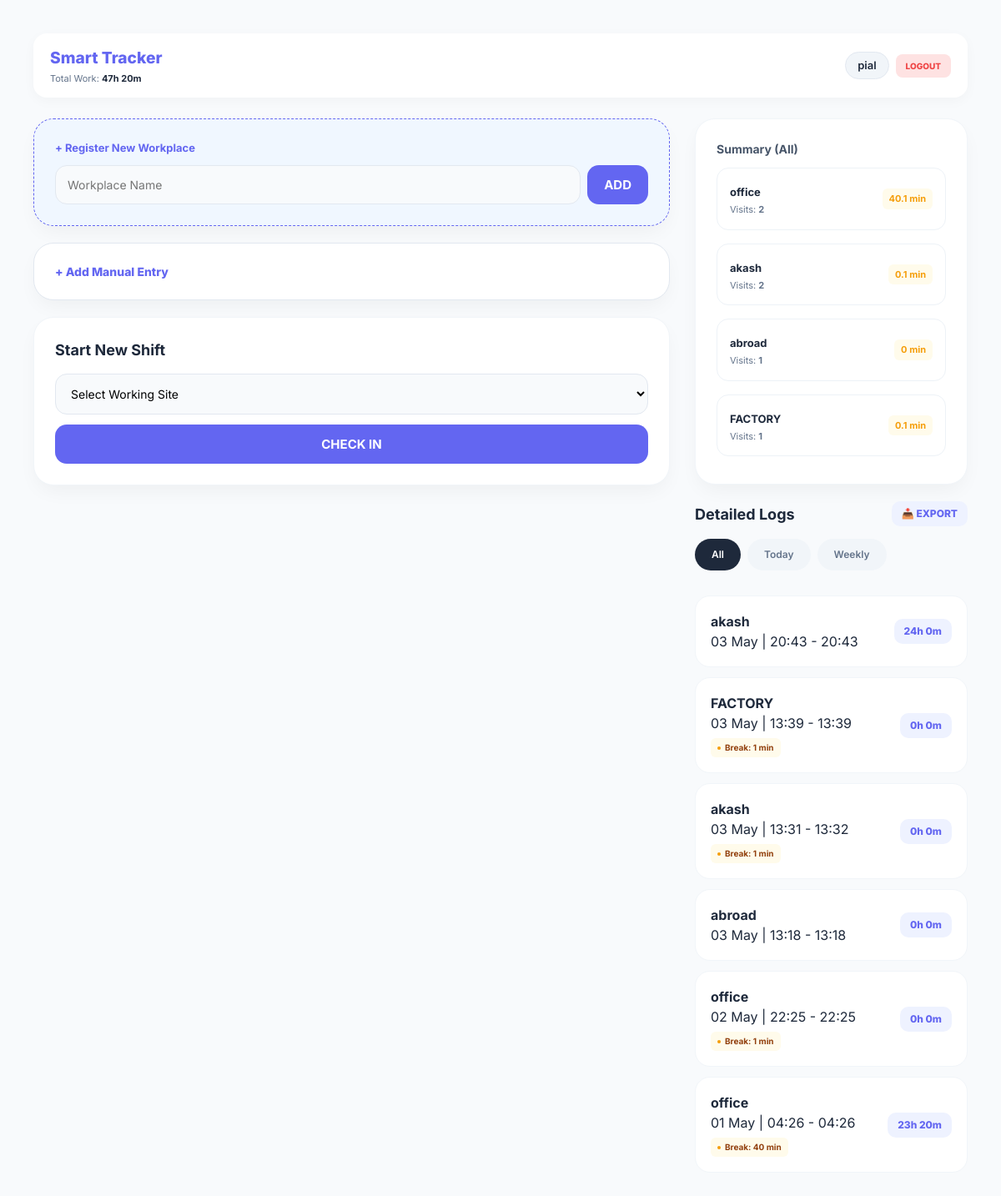
The app's page / (signed in) with its own data.
### tracker/models.py (models this page shows, shortened)
class Site(models.Model):
    user = models.ForeignKey(User, on_delete=models.CASCADE)
    name = models.CharField(max_length=200)

class Attendance(models.Model):
    user = models.ForeignKey(User, on_delete=models.CASCADE)
    site = models.ForeignKey(Site, on_delete=models.CASCADE)
    check_in = models.DateTimeField(default=timezone.now)
    check_out = models.DateTimeField(null=True, blank=True)
    break_start = models.DateTimeField(null=True, blank=True)
    total_break_seconds = models.IntegerField(default=0)
    def get_duration(self):
        if self.check_in and self.check_out:
            total_seconds = int((self.check_out - self.check_in).total_seconds())
            active_seconds = total_seconds - self.total_break_seconds
            if active_seconds < 0:
                active_seconds = 0
            hours = active_seconds // 3600
            minutes = (active_seconds % 3600) // 60
            return f"{hours}h {minutes}m"
        return "N/A"
    def get_break_minutes(self):
        if self.total_break_seconds > 0:
            minutes = self.total_break_seconds // 60
            if minutes == 0 and self.total_break_seconds > 0:
                return "1"
            return f"{minutes}"
        return "0"

### tracker/views.py (the view, shortened to what this page needs)
# urls.py: path('', views.dashboard, name='dashboard'),
@login_required
def dashboard(request):
    active_attendance = Attendance.objects.filter(user=request.user, check_out__isnull=True).first()
    sites = Site.objects.filter(user=request.user)
    filter_type = request.GET.get('range', 'all')
    now = timezone.localtime(timezone.now())
    today_date = now.date()
    query = Q(user=request.user, check_out__isnull=False)
    if filter_type == 'today':
        query &= Q(check_in__date=today_date)
    elif filter_type == 'weekly':
        query &= Q(check_in__date__gte=today_date - timedelta(days=7))
    elif filter_type == 'monthly':
        query &= Q(check_in__date__gte=today_date - timedelta(days=30))
    elif filter_type == 'yearly':
        query &= Q(check_in__date__gte=today_date - timedelta(days=365))
    history = Attendance.objects.filter(query).order_by('-check_in')
    site_segments_raw = Attendance.objects.filter(query).values('site__name').annotate(
        total_count=Count('id'),
        total_break_sec=Sum('total_break_seconds')
    ).order_by('-total_count')
    site_segments = []
    for segment in site_segments_raw:
        break_sec = segment['total_break_sec'] or 0
        segment['total_break_min'] = round(break_sec / 60, 1)
        site_segments.append(segment)
    total_active_seconds = 0
    for item in history:
        if item.check_in and item.check_out:
            duration = (item.check_out - item.check_in).total_seconds()
            net_seconds = duration - item.total_break_seconds
            if net_seconds > 0:
                total_active_seconds += net_seconds
    total_hours = int(total_active_seconds // 3600)
    total_minutes = int((total_active_seconds % 3600) // 60)
    summary_text = f"{total_hours}h {total_minutes}m"
    context = {
        'active_record': active_attendance,
        'sites': sites,
        'history': history,
        'site_segments': site_segments,
        'summary_text': summary_text,
        'current_filter': filter_type,
    }
    return render(request, 'tracker/dashboard.html', context)

### tracker/templates/tracker/dashboard.html (shortened to what this page needs)
{% load static %}
{% load tz %}
<!DOCTYPE html>
<html lang="en">
<head>
    <link rel="stylesheet" href="{% static 'tracker/css/style.css' %}">
</head>
<body>
<div class="mobile-container">
    <header class="app-header">
        <div>
            <h2 class="brand-title">Smart Tracker</h2>
            <p class="summary-sub">Total Work: <b style="color: #1e293b;">{{ summary_text }}</b></p>
        </div>
        <div style="display: flex; align-items: center; gap: 8px;">
            <span class="user-badge">{{ request.user.username }}</span>
            <form action="{% url 'logout' %}" method="post" style="margin: 0;">
                <button type="submit" class="btn-logout" style="background: #fee2e2; color: #ef4444; border: none; padding: 8px 12px; border-radius: 8px; font-size: 10px; font-weight: 800; cursor: pointer;">LOGOUT</button>
            </form>
        </div>
    </header>
    <div class="dashboard-wrapper">
        <div class="left-panel">
            <div class="main-card workplace-reg-card">
                <h4 style="margin: 0 0 10px 0; font-size: 13px; color: var(--primary);">+ Register New Workplace</h4>
                <form action="{% url 'add_site' %}" method="POST" style="display: flex; gap: 8px;">
                    <input type="text" name="site_name" placeholder="Workplace Name" required style="margin-bottom: 0;">
                    <button type="submit" class="btn btn-primary" style="width: auto; padding: 0 20px;">ADD</button>
                </form>
            </div>
            <div class="main-card manual-entry-card">
                <button onclick="toggleManualForm()" style="background: none; border: none; color: var(--primary); font-weight: 800; cursor: pointer; display: flex; align-items: center; gap: 5px; font-size: 14px; padding: 0;">
                    <span>+ Add Manual Entry</span>
                </button>
            </div>
            <div class="main-card">
                {% if not active_record %}
                    <h3 style="margin-bottom: 15px; font-size: 18px;">Start New Shift</h3>
                    <form action="{% url 'check_in' %}" method="POST">
                        <select name="site" required>
                            <option value="">Select Working Site</option>
                        </select>
                        <button type="submit" class="btn btn-primary">CHECK IN</button>
                    </form>
                {% endif %}
            </div>
        </div>
        <div class="right-panel">
            <div class="main-card summary-card">
                <h3 style="font-size: 14px; margin-bottom: 12px; color: #475569;">Summary ({{ current_filter|title }})</h3>
                <div style="display: flex; flex-direction: column; gap: 8px;">
                    {% for segment in site_segments %}
                    <div class="segment-item">
                        <div>
                            <strong style="color: #1e293b; font-size: 13px;">{{ segment.site__name }}</strong>
                            <p class="summary-sub">Visits: <b>{{ segment.total_count }}</b></p>
                        </div>
                        <span style="font-size: 11px; font-weight: 700; color: #f59e0b; background: #fffbeb; padding: 4px 8px; border-radius: 6px;">
                            {{ segment.total_break_min|default:0 }} min
                        </span>
                    </div>
                    {% empty %}
                    <p style="font-size: 12px; color: #94a3b8; text-align: center;">No summary available.</p>
                    {% endfor %}
                </div>
            </div>
            <div class="history-section">
                <div style="display: flex; justify-content: space-between; align-items: center; margin-bottom: 15px;">
                    <h3 style="margin: 0; font-size: 18px;">Detailed Logs</h3>
                    <a href="{% url 'export_attendance' %}?range={{ current_filter }}" class="duration-tag" style="text-decoration: none;">📥 EXPORT</a>
                </div>
                <div class="filter-nav">
                    <a href="?range=all" class="filter-btn {% if current_filter == 'all' %}active{% endif %}">All</a>
                    <a href="?range=today" class="filter-btn {% if current_filter == 'today' %}active{% endif %}">Today</a>
                    <a href="?range=weekly" class="filter-btn {% if current_filter == 'weekly' %}active{% endif %}">Weekly</a>
                </div>
                {% timezone "Asia/Dhaka" %}
                    {% for item in history %}
                    <div class="history-card">
                        <div class="history-info">
                            <h4>{{ item.site.name }}</h4>
                            <p>{{ item.check_in|date:"d M" }} | {{ item.check_in|time:"H:i" }} - {{ item.check_out|time:"H:i" }}</p>
                            {% if item.total_break_seconds > 0 %}
                            <div style="display: flex; align-items: center; gap: 5px; margin-top: 6px; background: #fffbeb; padding: 4px 8px; border-radius: 6px; width: fit-content;">
                                <span style="width: 4px; height: 4px; background: #f59e0b; border-radius: 50%;"></span>
                                <span style="font-size: 10px; color: #92400e; font-weight: 700;">Break: {{ item.get_break_minutes }} min</span>
                            </div>
                            {% endif %}
                        </div>
                        <div class="duration-tag">{{ item.get_duration }}</div>
                    </div>
                    {% empty %}
                    <p style="text-align: center; color: #94a3b8; font-size: 13px;">No records found.</p>
                    {% endfor %}
                {% endtimezone %}
            </div>
        </div>
    </div>
</div>
</body>
</html>

### tracker/static/tracker/css/style.css (style rules this page uses)
:root { --primary: #6366f1; --primary-dark: #4f46e5; --secondary: #64748b; --success: #10b981; --danger: #ef4444; --warning: #f59e0b; --bg-color: #f8fafc; --card-bg: #ffffff; --text-main: #1e293b; --text-muted: #64748b; }
* { box-sizing: border-box; margin: 0; padding: 0; font-family: 'Inter', -apple-system, sans-serif; -webkit-tap-highlight-color: transparent; }
body { background-color: var(--bg-color); color: var(--text-main); line-height: 1.5; overflow-x: hidden; width: 100%; }
.mobile-container { width: 100%; max-width: 480px; margin: 0 auto; min-height: 100vh; padding: 20px; }
@media (min-width: 992px) { .mobile-container { max-width: 1200px; padding: 40px; } }
@media (min-width: 992px) { .dashboard-wrapper { display: flex; flex-direction: row; align-items: flex-start; gap: 30px; } }
@media (min-width: 992px) { .left-panel { flex: 1.4; } }
@media (min-width: 992px) { .right-panel { flex: 0.6; } }
.app-header { display: flex; justify-content: space-between; align-items: center; background: white; padding: 15px 20px; border-radius: 16px; margin-bottom: 25px; box-shadow: 0 4px 15px rgba(0,0,0,0.03); }
.brand-title { color: var(--primary); margin: 0; font-weight: 800; font-size: 1.2rem; }
.summary-sub { font-size: 11px; color: var(--text-muted); margin-top: 2px; }
.user-badge { background: #f1f5f9; padding: 6px 14px; border-radius: 50px; font-size: 13px; font-weight: 600; border: 1px solid #e2e8f0; }
.main-card { background: var(--card-bg); padding: 25px; border-radius: 24px; box-shadow: 0 10px 25px -5px rgba(0, 0, 0, 0.05); border: 1px solid #f1f5f9; margin-bottom: 20px; }
.workplace-reg-card { border: 1px dashed var(--primary); background: #f0f7ff; }
.manual-entry-card { border: 1px solid #e2e8f0; }
select, input { width: 100%; padding: 14px; border-radius: 14px; border: 1px solid #e2e8f0; margin-bottom: 12px; font-size: 14px; background: #f8fafc; outline: none; transition: 0.2s; }
.btn { width: 100%; padding: 14px; border-radius: 14px; border: none; font-size: 15px; font-weight: 700; cursor: pointer; transition: all 0.2s; display: flex; justify-content: center; align-items: center; }
.btn-primary { background: var(--primary); color: white; }
.segment-item { display: flex; justify-content: space-between; align-items: center; background: white; padding: 15px; border-radius: 14px; border: 1px solid #edf2f7; margin-bottom: 8px; }
.filter-nav { display: flex; gap: 8px; margin-bottom: 20px; overflow-x: auto; padding-bottom: 10px; }
.filter-btn { padding: 10px 20px; border-radius: 50px; font-size: 12px; font-weight: 600; text-decoration: none; background: #f1f5f9; color: var(--text-muted); }
.filter-btn.active { background: var(--text-main); color: white; }
.history-card { background: white; padding: 18px; border-radius: 18px; margin-bottom: 12px; display: flex; justify-content: space-between; align-items: center; border: 1px solid #f1f5f9; }
.duration-tag { background: #eef2ff; color: var(--primary); padding: 6px 12px; border-radius: 10px; font-weight: 800; font-size: 12px; }

### records on screen
Site: site__name "abroad", total_count "1", total_break_min "0"
Site: site__name "FACTORY", total_count "1", total_break_min "0.1"
Attendance: site.name "akash", check_in "03 May", check_in "20:43", check_out "20:43", get_duration "24h 0m"
Attendance: site.name "FACTORY", check_in "03 May", check_in "13:39", check_out "13:39", get_break_minutes "1", get_duration "0h 0m"
Attendance: site.name "akash", check_in "03 May", check_in "13:31", check_out "13:32", get_break_minutes "1", get_duration "0h 0m"
Attendance: site.name "abroad", check_in "03 May", check_in "13:18", check_out "13:18", get_duration "0h 0m"
Attendance: site.name "office", check_in "02 May", check_in "22:25", check_out "22:25", get_break_minutes "1", get_duration "0h 0m"
Attendance: site.name "office", check_in "01 May", check_in "04:26", check_out "04:26", get_break_minutes "40", get_duration "23h 20m"

### other values on screen
{{ summary_text }} "47h 20m"
{{ request.user.username }} "pial"
{{ current_filter|title }} "All"
{{ segment.site__name }} "office" "akash"
{{ segment.total_count }} "2" "2"
{{ segment.total_break_min|default:0 }} "40.1" "0.1"
